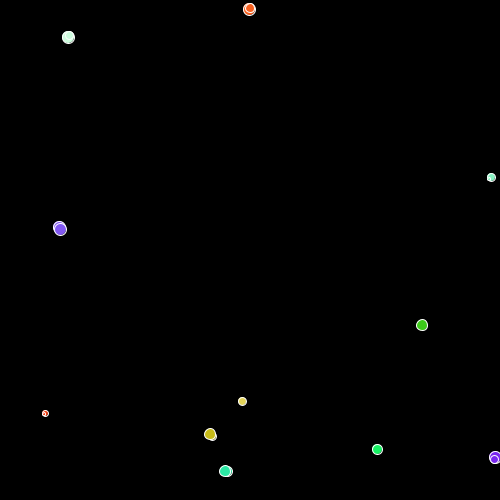
Frame 1 (no input)
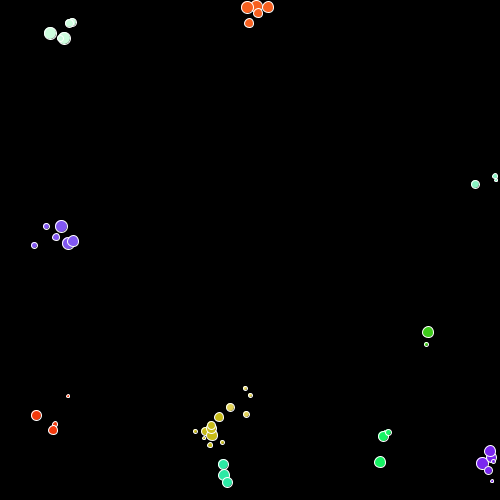
Frame 60 (the mouse pressed at the canvas centre just before this capture)
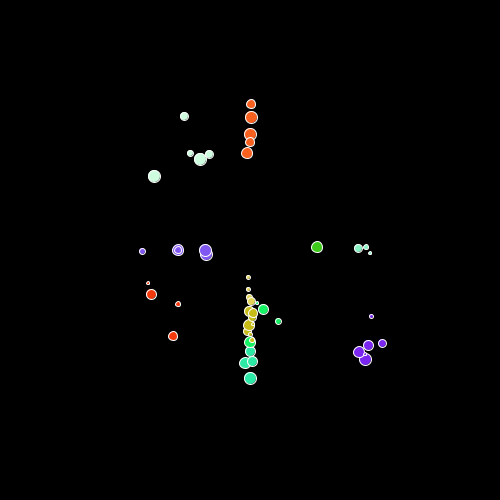
Frame 120 (the mouse held since frame 60 and released just before this capture)

The Processing sketch that drew these frames (run headless with seeded random() and noise(); from frame 60 on, the mouse is pressed at the canvas centre):

// Processing sketch: Chemotaxis
// ── Chemotaxis.pde
ArrayList<Bacteria> cell = new ArrayList<Bacteria>();
ArrayList<Integer> removeList = new ArrayList<Integer>();
int population=10;
int follow=0;//0=wander, 1=follow, 2=dip
boolean pause=false;
void setup(){
  size(500, 500);
  for(int i=0;i<population+1;i++){
    cell.add(new Bacteria((int)(Math.random()*500), (int)(Math.random()*500), (int)(Math.random()*256), (int)(Math.random()*256), (int)(Math.random()*256), true, false, (int)(Math.random()*10)+3));
  }
}

void draw(){
  background(0);
  for(int i=0;i<population+1;i++){
    cell.get(i).show();
    if(!pause){
      cell.get(i).move();
      if(follow==1)
        cell.get(i).follow();
      if(follow==2)
        cell.get(i).dip();
      /*for(int j=0;j<population+1;j++){//run through population
        if(cell.get(i)!=cell.get(j))//check to make sure its not comparing the same cell
        //cell.get(i).returnSize()      cell.get(j).returnSize()    cell.get(i).returnX()    cell.get(i).returnY()  cell.get(j).returnX()     cell.get(j).returnY()
          if(cell.get(i).returnX()<=cell.get(j).returnX()+((int)cell.get(j).returnSize()/2)&&cell.get(i).returnX()>=cell.get(j).returnX()-((int)cell.get(j).returnSize()/2)&&cell.get(i).returnY()<=cell.get(j).returnY()+((int)cell.get(j).returnSize()/2)&&cell.get(i).returnX()>=cell.get(j).returnY()-((int)cell.get(j).returnSize()/2))//checks if two cells are touching
            if(cell.get(j).returnR()!=cell.get(i).returnR()||cell.get(j).returnG()!=cell.get(i).returnG()||cell.get(j).returnB()!=cell.get(i).returnB()){//if cells are not the same faction
              if(cell.get(j).returnSize()==cell.get(i).returnSize()&&(int)(Math.random()*10)<6&&cell.get(j).returnHunger()){//cell j wins
                cell.get(j).grow(cell.get(i).returnSize());
                removeList.add(i);
              }else{// cell i wins
                if(cell.get(i).returnHunger()){
                  cell.get(i).grow(cell.get(j).returnSize());
                  removeList.add(j);
                }
              }
            }else if(cell.get(j).returnSize()>cell.get(i).returnSize()&&cell.get(j).returnHunger()){//if j is bigger than i
              cell.get(j).grow(cell.get(i).returnSize());
              removeList.add(i);
            }else{//if i is bigger than j
              if(cell.get(i).returnHunger()){
                cell.get(i).grow(cell.get(j).returnSize());
                removeList.add(j);
              }
            }
       } */
      if(cell.get(i).returnSmash()){
        multiply(cell.get(i).returnX(), cell.get(i).returnY(), cell.get(i).returnR(), cell.get(i).returnG(), cell.get(i).returnB());
        cell.get(i).changeSmash();
      }
      while(removeList.size()>0){
        population--;
        cell.remove(removeList.size()-1);
        removeList.remove(removeList.size()-1);
      }
      deathFertilityAndHunger(i);
    }
  }
}
  
public void multiply(int parentX, int parentY, int parentR, int parentG, int parentB){
  //if((int)(Math.random()*5)==3){
    population++;
    cell.add(new Bacteria(parentX, parentY, parentR, parentG, parentB, false, true, (int)(Math.random()*10)+3));
  //}
}
  
public void deathFertilityAndHunger(int i){
  if((int)(Math.random()*1000)<1){
    population--;
    cell.remove(i);
  }
  if((int)(Math.random()*1000)<1){
    cell.get(i).changeSmash();
  }/*
  if((int)(Math.random()*1000)<1)
    cell.get(i).changeHunger(true);*/
}
  
void pauseUnpause(){
  if(pause==true)
    pause=false;
  else
    pause=true;
}

void mousePressed(){
  follow++;
  if(follow==3)
    follow=0;
}

void keyPressed(){
  switch(keyCode){
    case ' ':pauseUnpause(); break;
  }
}

// ── Bacteria.pde
public class Bacteria{
  
  private int x;
  private int y;
  private int r;
  private int g;
  private int b;
  private boolean fertility;
  private int size;
  private boolean hunger;
  
  public Bacteria(int x, int y, int r, int g, int b, boolean fertility, boolean hunger, int size){
    this.x=x;
    this.y=y;
    this.r=r;
    this.g=g;
    this.b=b;
    this.fertility=fertility;
    this.size=size;
    this.hunger=hunger;
  }
  
  public int returnX(){
    return x;
  }
  
  public int returnY(){
    return y;
  }
  
  public int returnR(){
    return r;
  }
  
  public int returnG(){
    return g;
  }
  
  public int returnB(){
    return b;
  }
  
  public boolean returnSmash(){
    return fertility;
  }
  
  public int returnSize(){
    return size;
  }
  
  public boolean returnHunger(){
    return hunger;
  }
  
  public void changeHunger(boolean hunger){
    this.hunger=hunger;
  }
  
  public void move(){
    x+=(int)(Math.random()*5)-2;
    y+=(int)(Math.random()*5)-2;
    if(x>=500-(size/2))
      x=500-(size/2);
    else if(x<=0+(size/2))
      x=0+(size/2);
    if(y>=500-(size/2))
      y=500-(size/2);
    else if(y<=0+(size/2))
      y=0+(size/2);
  }
  
  public void show(){
      stroke(255);
      fill(r,g,b);
      ellipse(x, y, size, size);
  }
  
  public void follow(){
    if(mouseX>x)
      x+=(int)(Math.random()*5);
    else if(mouseX<x)
      x-=(int)(Math.random()*5);
    if(mouseY>y)
      y+=(int)(Math.random()*5);
    else if(mouseY<y)
      y-=(int)(Math.random()*5);
  }
  
  public void dip(){
    if(mouseX>x)
      x-=(int)(Math.random()*5);
    else if(mouseX<x)
      x+=(int)(Math.random()*5);
    if(mouseY>y)
      y-=(int)(Math.random()*5);
    else if(mouseY<y)
      y+=(int)(Math.random()*5);
  }
  
  public void changeSmash(){
    if(fertility==true)
      fertility=false;
    if((int)(Math.random()*100)<65)
      fertility=true;
  }
  
  public void grow(int preySize){
    size+=preySize;
    hunger=false;
  }
}
